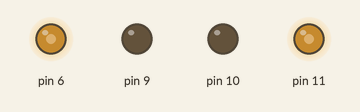
Bench run of a sketch on a simulated SparkFun Pro Micro, built with avr-gcc and run on an emulated ATmega32U4. Parts: output pins drawn as LEDs (lit = HIGH).

Above: at 1.05 s.
At 3.0 s:
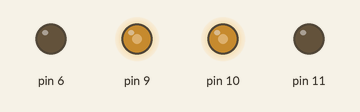
Timing chart, 0 to 5.7 s (numbered marks = the images above):
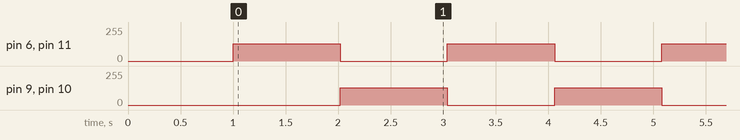

The sketch:

sumo_motores.ino
```cpp
//programa 101 para sumo de MAKERSATURIAS
//Realiza una estrategia basica de escaneo y ataque
//(CC) 2019 Sergio Lopez .@SergioPria
#include "L9110.h"
#include <VL53L0X.h>
#include <Wire.h>

#define analog_right 0
#define analog_left 1
//Variables
int distance=0;
int val_floor_right=0;
int val_floor_left=0;
int distance_thresh=300;
int floor_thresh=100;

bool laser_status=false;
bool floor_right_status=false;
bool floor_left_status=false;

//Constructores
L9110 bot(6,9,10,11);
VL53L0X laser;
void setup() {
  Serial.begin(9600); //seria para comprobar el funcionamiento del robot, debugg que dicen los estudiaos
  Wire.begin();// inicializamos Wire, el protocolo i2c
  laser.init();//inicializamos laser
  laser.setTimeout(500);
  laser.startContinuous();
  delay(1000);//retraso de 5 sg
}

void loop() {
//    bot.forward(100,100,10); //0?
    bot.rotate(128,128,-20);// si t<0 gira para un dcha y si t>0 gira pal otru
    delay(1000);
    bot.rotate(128,128,20);
    delay(1000);
}
```

L9110.cpp
```cpp
#include <Arduino.h>
#include "L9110.h"

/*
            < ARDUINO PRO MICRO >

                |TX0   RAW| Batteries +
                |RX1   GND| Batteries -
                |GND   RST|
                |GND   VCC| 5V
                |2     #A3|
      L9110 BIA |3~    #A2|
                |4#    #A1|
      L9110 BIB |5~    #A0|
      L9110 AIA |6~#    15|
                |7      14|
                |8#     16|
      L9110 AIB |9~#  #~10|
~ PWM
# Analog
*/

/*
              < ARDUINO MICRO >

                |MOSI  SCK|
                |SS   MISO|
                |TX0   VIN| Batteries +
                |TX1   GND| Batteries -
                |RST   RST|
                |GND    5V| 5V
                |2        |
                |3~       |
                |4     #A5|
                |5~    #A4|
                |6~    #A3|
                |7     #A2|
                |8     #A1|
      L9110 BIA |9~    #A0|
      L9110 BIB |10~  AREF|
      L9110 AIA |11~   3V3|
      L9110 AIB |12~   ~13|

*/

L9110::L9110(int aia, int aib, int bia, int bib){
  this->_aia=aia;
  this->_aib=aib;
  this->_bia=bia;
  this->_bib=bib;
  pinMode(_aia,OUTPUT);
  pinMode(_aib,OUTPUT);
  pinMode(_bia,OUTPUT);
  pinMode(_bib,OUTPUT);
}

void L9110::forward(int l, int r, int t)
{
  analogWrite(_aia,l);
  analogWrite(_aib,0);
  analogWrite(_bia,r);
  analogWrite(_bib,0);
  delay(t);
}

void L9110::reverse(int l, int r, int t)
{
  analogWrite(_aia,0);
  analogWrite(_aib,l);
  analogWrite(_bia,0);
  analogWrite(_bib,r);
  delay(t);
}

void L9110::rotate(int l, int r, int t)
{
  if (t>0)
  {
    analogWrite(_aia,0);
    analogWrite(_aib,l);
    analogWrite(_bia,r);
    analogWrite(_bib,0);
  }
  else
  {
    analogWrite(_aia,l);
    analogWrite(_aib,0);
    analogWrite(_bia,0);
    analogWrite(_bib,r);
  }
  delay(abs(t));
}

void L9110::brake(int t)
{
  analogWrite(_aia,0);
  analogWrite(_aib,0);
  analogWrite(_bia,0);
  analogWrite(_bib,0);
  delay(t);
}

void L9110::drive(int l, int r, int t)
{
  if (l>0)
  {
    analogWrite(_aia,l);
    analogWrite(_aib,0);
  } else {
    analogWrite(_aia,0);
    analogWrite(_aib,-l);
  }

  if (r>0)
  {
    analogWrite(_bia,r);
    analogWrite(_bib,0);
  } else {
    analogWrite(_bia,0);
    analogWrite(_bib,-r);
  }

  delay(t);
}
```

L9110.h
```cpp
#ifndef L9110_h
#define L9110_h

class L9110 {
  public:
    L9110(int aia, int aib, int bia, int bib);
    void forward(int l, int r, int t);
    void reverse(int l, int r, int t);
    void rotate(int l, int r, int t);
    void brake(int t);
    void drive(int l, int r, int t);
  private:
    int _aia;
    int _aib;
    int _bia;
    int _bib;
};

#endif
```

sensores.ino
```cpp
void laser_scan(){
  distance=laser.readRangeContinuousMillimeters();
  Serial.print("DISTANCIA : ");
  Serial.println(distance);
  if(laser.timeoutOccurred()){
    Serial.println("TIMEOUT");
  }
  if(distance<distance_thresh){
    laser_status=true;
  }
  else{
    laser_status=false;
  }
}
void floor_scan(){
  val_floor_right=analogRead(analog_right);
  val_floor_left=analogRead(analog_left);
  Serial.print(val_floor_right);
  Serial.print(" : ");
  Serial.println(val_floor_left);
  if(val_floor_right<floor_thresh){
    floor_right_status=true;
  }
  else{
    floor_right_status=false;
  }
  if(val_floor_left<floor_thresh){
    floor_left_status=true;
  }
  else{
    floor_left_status=false;
  }
}
```

Measured:
- by itself, pin 6, pin 9–11: alternates 128/255 for 1.0 s and 0/255 for 1.0 s
